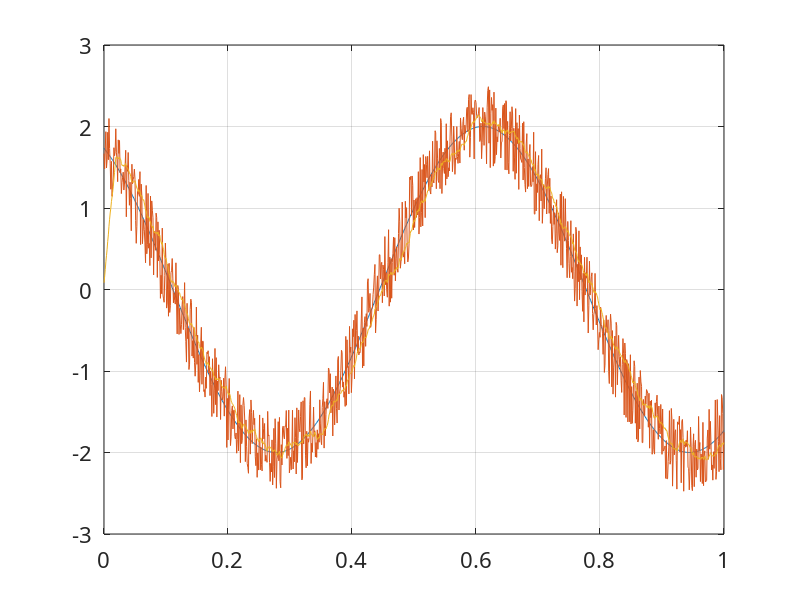

Write the MATLAB code that produced this figure. (Note: this script raises an error after producing the figure.)
R = 1;
m = 0:0.001:R;
s = 2 * cos(3 * pi * m + pi / 6);

d = rand(1, length(m)) - 0.5;

x = s + d;

M = 20;
b = ones(M, 1) / M;
y = filter(b, 1, x);

 p = plot(m, s, m, x, m, y), grid, set (gca, 'FontName', ...
'Arial Cyr', 'FontSize', 16);

 p(1).LineWidth = 5;
 p(3).LineWidth = 5;
 p(3).Color = "green";

xlabel('Indexul de timp n'); ylabel('Amplitudinea')
title('Semnalul original, afectat, filtrat')

legend("s (semnal neafectat)", "x (semnal aftectat)", "y (semnal x filtrat)", "AutoUpdate", "off")
